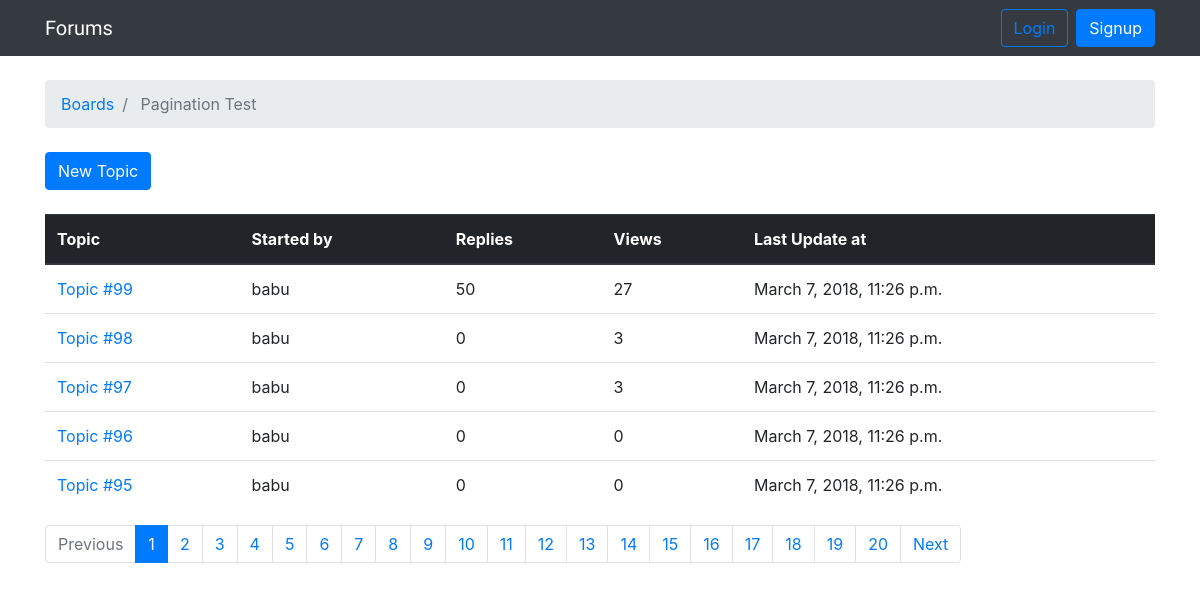
/boards/5/, run on an earlier commit of the app's database.
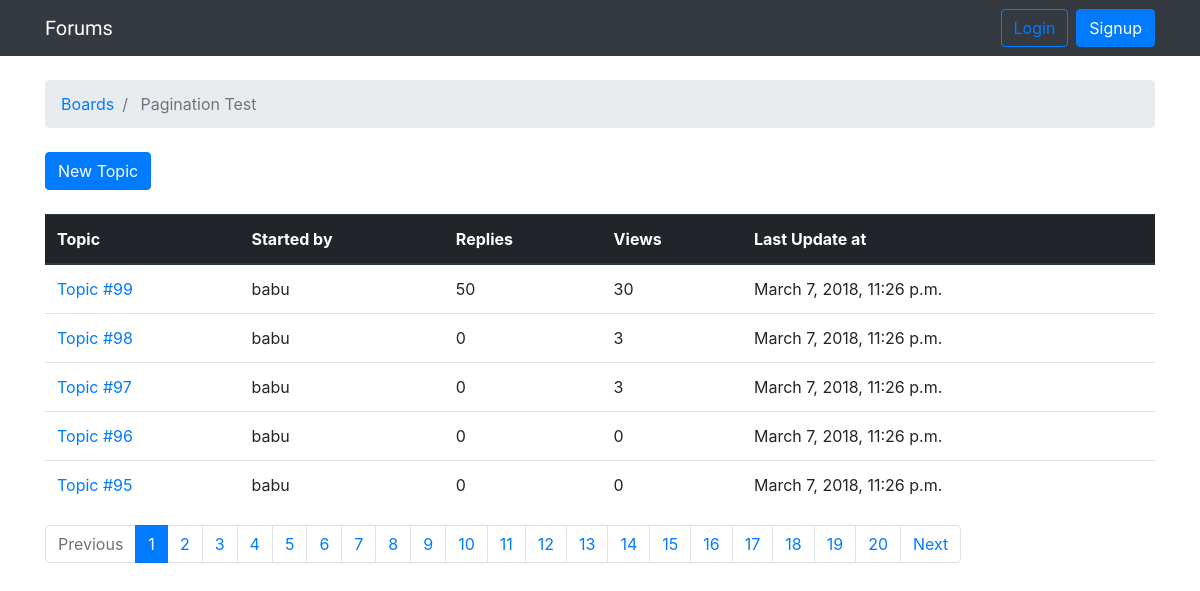
And on a later commit of the database.
### forums/models.py (models this page shows, shortened)
class Topic(models.Model):
    subject = models.CharField(max_length=256)
    last_updated = models.DateTimeField(auto_now_add=True)
    board = models.ForeignKey(
        Board,
        on_delete=models.CASCADE,
        related_name='topics',
    )
    starter = models.ForeignKey(
        settings.AUTH_USER_MODEL,
        on_delete=models.CASCADE,
        related_name='topics',
    )
    views = models.PositiveIntegerField(default=0)
    def get_absolute_url(self):
        return reverse('topic_posts', kwargs={
            'pk': self.board.pk,
            'topic_pk': self.pk
        })

### users/models.py (models this page shows)
class CustomUser(AbstractUser):
    objects = CustomUserManager()

### forums/views.py (the view)
# urls.py: path('boards/<int:pk>/', views.TopicListView.as_view(), name='board_topics'),
class TopicListView(ListView):
    model = Topic
    context_object_name = 'topics'
    template_name = 'board_topics.html'
    paginate_by = 5
    def get_queryset(self):
        self.board = get_object_or_404(Board, pk=self.kwargs.get('pk'))
        queryset = self.board.topics.order_by('-last_updated').annotate(replies=Count('posts') - 1)
        return queryset
    def get_context_data(self, **kwargs):
        context = super().get_context_data(**kwargs)
        context['board'] = self.board
        return context

### templates/board_topics.html (shortened to what this page needs)
{% extends 'base.html' %}
{% block breadcrumb %}
<li class="breadcrumb-item">
    <a href="{% url 'home' %}">Boards</a>
</li>
<li class="breadcrumb-item active">
    {{ board.name }}
</li>
{% endblock %}
{% block content %}
<div class="mb-4">
    <a href="{% url 'new_topic' board.pk %}" class="btn btn-primary">
        New Topic
    </a>
</div>
<table class="table">
    <thead class="thead-dark">
        <tr>
            <th>Topic</th>
            <th>Started by</th>
            <th>Replies</th>
            <th>Views</th>
            <th>Last Update at</th>
        </tr>
    </thead>
    <tbody>
        {% for topic in topics %}
            <tr>
                <td>
                    <a href="{{ topic.get_absolute_url }}">
                        {{ topic.subject }}
                    </a>
                </td>
                <td>{{ topic.starter.username }}</td>
                <td class="align-middle">{{ topic.replies }}</td>
                <td class="align-middle">{{ topic.views }}</td>
                <td>{{ topic.last_updated }}</td>
            </tr>
        {% endfor %}
    </tbody>
</table>
{% include 'includes/pagination.html' %}
{% endblock %}

What changed in the data, as far as the page shows it:
changed Topic "Topic #99": views "27" → "30"
